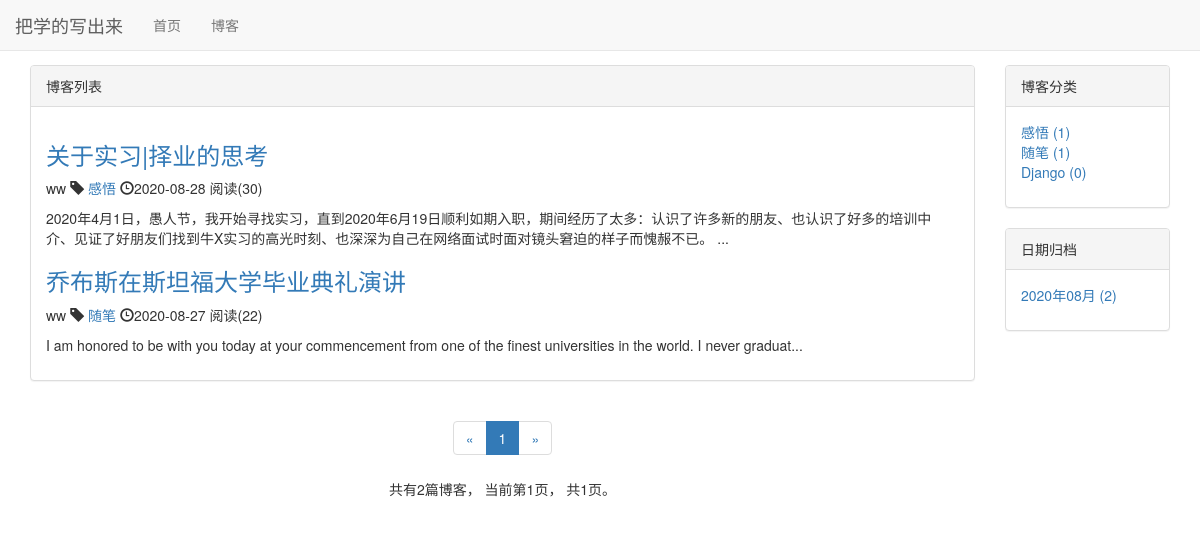
Screenshot of /blog/ with the database file from the repository.
### blog/models.py (models this page shows, shortened)
class Blog(models.Model, ReadNumExpandMethod):
    title = models.CharField(max_length=50)
    blog_type = models.ForeignKey(BlogType, on_delete=models.DO_NOTHING)
    content = RichTextUploadingField()
    author = models.ForeignKey(User, on_delete=models.DO_NOTHING)
    created_time = models.DateTimeField(auto_now_add=True)
    last_updated_time = models.DateTimeField(auto_now=True)
    class Meta:
        ordering = ['-created_time']

class BlogType(models.Model):
    type_name = models.CharField(max_length=15)
    def __str__(self):
        return self.type_name

### read_statistics/models.py (models this page shows)
class ReadNum(models.Model):
    read_num = models.IntegerField(default=0)
    content_type = models.ForeignKey(ContentType, on_delete=models.DO_NOTHING)
    object_id = models.PositiveIntegerField()
    content_object = GenericForeignKey('content_type', 'object_id')

### blog/views.py (the view)
# urls.py: path('', views.blog_list, name="blog_list"),
def blog_list(request):
    blogs_all_list = Blog.objects.all()
    context = get_blogs_list_common_data(request, blogs_all_list)
    return render(request, 'blog/blog_list.html', context)

### read_statistics/models.py (called while the page is built)
    def get_read_num(self):
        try:
            ct = ContentType.objects.get_for_model(self)
            readnum = ReadNum.objects.get(content_type=ct, object_id=self.pk)
            return readnum.read_num
        except exceptions.ObjectDoesNotExist:
            return 0

### templates/blog/blog_list.html (shortened to what this page needs)
{% extends 'base.html' %}
{% block nav_blog_active %}activate{% endblock %}
{% load static %}
{% block header_extends %}
    <link rel="stylesheet" href="{% static 'blog/blog.css' %}">
{% endblock %}
{% block content %}
    <div class="container">
        <div class="row">
            <div class="col-xs-12 col-sm-8 col-md-9 col-lg-10">
                <div class="panel panel-default">
                    <div class="panel-heading">
                        {% block blog_list_title %}博客列表{% endblock %}
                    </div>
                    <div class="panel-body">
                        {% for blog in blogs %}
                            <h3><a href="{% url 'blog_detail' blog.pk %}">{{ blog.title }}</a></h3>
                            <p class="blog-info">
                                <span>{{ blog.author }}</span>
                                <span class="glyphicon glyphicon-tag"></span>
                                <a href="{% url 'blogs_with_type' blog.blog_type.pk %}">{{ blog.blog_type }}</a>
                                <span class="glyphicon glyphicon-time"></span>{{ blog.created_time|date:"Y-m-d" }}
                                阅读({{ blog.get_read_num }})
                            </p>
                            <p> {{ blog.content|striptags|truncatechars_html:120 }}...</p>
                            {% empty %}
                                 <div class="blog">
                                    <h3>-- 暂无博客，敬请期待 --</h3>
                                 </div>
                        {% endfor %}
                    </div>
                </div>
                <div class="paginator">
                    <ul class="pagination">
                        <li>
                            {% if page_of_blogs.has_previous %}
                                <a href="?page={{ page_of_blogs.pageprevious_page_number }}" aria-label="Previous">
                                    <span aria-hidden="true">&laquo;</span>
                                </a>
                            {% else %}
                                <span aria-hidden="true">&laquo;</span>
                            {% endif %}
                        </li>
                        {% for page_num in page_range %}
                            {% if page_num == page_of_blogs.number %}
                        <li class="active"><a href="?page={{ page_num }}"><span>{{ page_num }}</span></a></li>
                            {% else %}
                                {% if page_num == '...' %}
                                    <li><span>{{ page_num }}</span></li>
                                {% else %}
                                    <li><a href="?page={{ page_num }}">{{ page_num }}</a></li>
                                {% endif %}
                            {% endif %}
                        {% endfor %}
                        <li>
                            {% if page_of_blogs.has_next %}
                                <a href="?page={{ page_of_blogs.next_page_number }}" aria-label="Next">
                                    <span aria-hidden="true">&raquo;</span>
                                </a>
                            {% else %}
                                <span aria-hidden="true">&raquo;</span>
                            {% endif %}
                        </li>
                    </ul>
                    <p>
                        共有{{ page_of_blogs.paginator.count }}篇博客，
                        当前第{{ page_of_blogs.number }}页，
                        共{{page_of_blogs.paginator.num_pages}}页。
                    </p>
                </div>
            </div>
            <div class="hidden-xs col-sm-4 col-md-3 col-lg-2">
                <div class="panel panel-default">
                    <div class="panel-heading">博客分类</div>
                    <div class="panel-body">
                        <ul style="list-style-type: none">
                            {% for blog_type in blog_types %}
                                <li>
                                    <a href="{% url 'blogs_with_type' blog_type.pk %}">
                                        {{blog_type.type_name}} ({{blog_type.blog_count}})
                                    </a>
                                </li>
                            {% empty %}
                                <li>暂无分类</li>
                            {% endfor %}
                        </ul>
                    </div>
                </div>
                <div class="panel panel-default">
                    <div class="panel-heading">日期归档</div>
                    <div class="panel-body">
                        <ul>
                            {% for blog_date, blog_count in blog_dates.items %}
                                <li>
                                    <a href="{% url 'blogs_with_date' blog_date.year blog_date.month %}">
                                        {{blog_date|date:"Y年m月" }} ({{ blog_count }})
                                    </a>
                                </li>
                            {% endfor %}
                        </ul>
                    </div>
                </div>
            </div>
        </div>
    </div>
{% endblock %}

### templates/base.html (shortened to what this page needs)
{% load static %}
<!DOCTYPE html>
<html lang="zh-CN">
<head>
    <link rel="stylesheet" href="{% static 'bootstrap-3.3.7/css/bootstrap.min.css' %}">
    <link rel="stylesheet" href="{% static 'base.css' %}">
    {% block header_extends %} {% endblock %}
</head>
<body>
    <div class="navbar navbar-default navbar-fixed-top" role="navigation">
        <div class="container-fluid">
            <div class="navbar-header">
                <a class="navbar-brand" href="{% url 'home' %}">把学的写出来</a>
            </div>
            <div id="navbar-collapse" class="collapse navbar-collapse">
                <ul class="nav navbar-nav">
                    <li class="{% block nav_home_active %}{% endblock %}">
                        <a href="{% url 'home' %}">首页</a>
                    </li>
                    <li class="{% block nav_blog_active %}{% endblock %}">
                        <a href="{% url 'blog_list' %}">博客</a>
                    </li>
                </ul>
            </div>
        </div>
    </div>
    {% block content %} {% endblock %}
</body>
</html>

### static/base.css (style rules this page uses)
* { margin: 0; padding: 0; }
body { margin-top: 65px; }
ul { list-style-type: none; }

### static/blog/blog.css (style rules this page uses)
div.paginator { text-align: center; }

### rows the page displays
Blog: title "关于实习|择业的思考", author "ww", blog_type "感悟", created_time "2020-08-28", get_read_num "30", content "2020年4月1日，愚人节，我开始寻找实习，直到2020年6月19日顺利如期入职，期间经历了太多：认识了许多新的朋友、也认识了好多的培训中介、见证了好朋友们找到牛X实习的高光时刻、也深深为自己在网络面试时面对镜头窘迫的样子而愧赧不已。"
Blog: title "乔布斯在斯坦福大学毕业典礼演讲", author "ww", blog_type "随笔", created_time "2020-08-27", get_read_num "22", content "I am honored to be with you today at your commencement from one of the finest universities in the world. I never graduat"
BlogType: type_name "感悟", blog_count "1"
BlogType: type_name "随笔", blog_count "1"
BlogType: type_name "Django", blog_count "0"

### other values shown
{{ page_num }} "1"
{{ page_of_blogs.paginator.count }} "2"
{{ page_of_blogs.number }} "1"
{{ page_of_blogs.paginator.num_pages }} "1"
{{ blog_date|date:"Y年m月" }} "2020年08月"
{{ blog_count }} "2"
